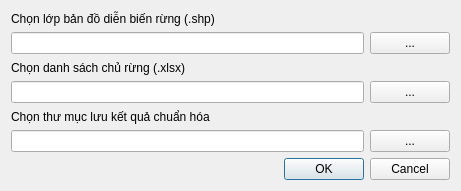
<?xml version="1.0" encoding="UTF-8"?>
<ui version="4.0">
 <class>Dialog_ChuanHoa</class>
 <widget class="QDialog" name="Dialog_ChuanHoa">
  <property name="windowModality">
   <enum>Qt::WindowModal</enum>
  </property>
  <property name="geometry">
   <rect>
    <x>0</x>
    <y>0</y>
    <width>461</width>
    <height>191</height>
   </rect>
  </property>
  <property name="windowTitle">
   <string>v5PES - Chuẩn hóa bản đồ DBR</string>
  </property>
  <property name="windowIcon">
   <iconset>
    <normaloff>../v5PFES/Pict/logo_ifee.ico</normaloff>../v5PFES/Pict/logo_ifee.ico</iconset>
  </property>
  <layout class="QGridLayout" name="gridLayout">
   <item row="0" column="0">
    <widget class="QLabel" name="label1">
     <property name="text">
      <string>Chọn lớp bản đồ diễn biến rừng (.shp)</string>
     </property>
    </widget>
   </item>
   <item row="1" column="0">
    <layout class="QGridLayout" name="gridLayout1">
     <item row="0" column="0">
      <widget class="QLineEdit" name="inputShapefile"/>
     </item>
     <item row="0" column="1">
      <widget class="QPushButton" name="btnInputShp">
       <property name="text">
        <string>...</string>
       </property>
      </widget>
     </item>
    </layout>
   </item>
   <item row="2" column="0">
    <widget class="QLabel" name="label2">
     <property name="text">
      <string>Chọn danh sách chủ rừng (.xlsx)</string>
     </property>
    </widget>
   </item>
   <item row="3" column="0">
    <layout class="QGridLayout" name="gridLayout2">
     <item row="0" column="0">
      <widget class="QLineEdit" name="inputChurung"/>
     </item>
     <item row="0" column="1">
      <widget class="QPushButton" name="btnChurung">
       <property name="text">
        <string>...</string>
       </property>
      </widget>
     </item>
    </layout>
   </item>
   <item row="4" column="0">
    <widget class="QLabel" name="label3">
     <property name="text">
      <string>Chọn thư mục lưu kết quả chuẩn hóa</string>
     </property>
    </widget>
   </item>
   <item row="5" column="0">
    <layout class="QGridLayout" name="gridLayout3">
     <item row="0" column="0">
      <widget class="QLineEdit" name="outputShapefile"/>
     </item>
     <item row="0" column="1">
      <widget class="QPushButton" name="btnOutput">
       <property name="text">
        <string>...</string>
       </property>
      </widget>
     </item>
    </layout>
   </item>
   <item row="6" column="0">
    <widget class="QDialogButtonBox" name="buttonBox">
     <property name="orientation">
      <enum>Qt::Horizontal</enum>
     </property>
     <property name="standardButtons">
      <set>QDialogButtonBox::Cancel|QDialogButtonBox::Ok</set>
     </property>
    </widget>
   </item>
  </layout>
  <zorder>layoutWidget</zorder>
  <zorder>layoutWidget</zorder>
  <zorder>layoutWidget</zorder>
  <zorder>buttonBox</zorder>
  <zorder>label1</zorder>
  <zorder>label2</zorder>
  <zorder>label3</zorder>
 </widget>
 <resources/>
 <connections>
  <connection>
   <sender>buttonBox</sender>
   <signal>accepted()</signal>
   <receiver>Dialog_ChuanHoa</receiver>
   <slot>accept()</slot>
   <hints>
    <hint type="sourcelabel">
     <x>248</x>
     <y>254</y>
    </hint>
    <hint type="destinationlabel">
     <x>157</x>
     <y>274</y>
    </hint>
   </hints>
  </connection>
  <connection>
   <sender>buttonBox</sender>
   <signal>rejected()</signal>
   <receiver>Dialog_ChuanHoa</receiver>
   <slot>reject()</slot>
   <hints>
    <hint type="sourcelabel">
     <x>316</x>
     <y>260</y>
    </hint>
    <hint type="destinationlabel">
     <x>286</x>
     <y>274</y>
    </hint>
   </hints>
  </connection>
 </connections>
</ui>
